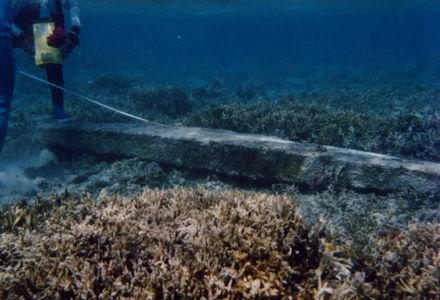
%> input picture UIEB_dataset/raw-890/106_img_.png, 440 x 300 px; its folder holds only this picture in this run
$ octave PCQI_main.m   (GNU Octave 9; MATLAB toolbox functions it lacks are replaced by stand-ins)
%> lines starting %> are read from the running program, lines starting %| are printed output that depends on the picture
### metric/PCQI/PCQI.m
function [mpcqi, pcqi_map]= PCQI(img1, img2, window, L)
%========================================================================
%PCQI Index, Version 1.0, Sep. 2015
%
%This is an implementation of the algorithm for calculating the patch-based contrast
%quality index (PCQI) between two images. Please refer to the following paper:
%
%S. Wang, K. Ma, H. Yeganeh, Z. Wang and W. Lin, A Patch-Structure Representation
%Method for Quality Assessment of Contrast Changed Images, IEEE Signal Processing
%Letter, 2015.
%
%Kindly report any suggestions or corrections to sqwang1986@gmail.com
%
%----------------------------------------------------------------------
%
%Input : (1) img1: the first image being compared
%        (2) img2: the second image being compared
%        (4) window: local window for statistics (see the above
%            reference). default widnow is Gaussian given by
%            window = fspecial('gaussian', 11, 1.5);
%        (5) L: dynamic range of the images. default: L = 256
%
%Output: (1) mpcqi   : the mean PCQI index value between 2 images.
%        (2) pcqi_map: the PCQI map of the test image.
%Default Usage:
%   Given 2 test images img1 and img2, whose dynamic range is 0-255
%   [mpcqi pcqi_map] = PCQI(img1, img2);
%
%Advanced Usage:
%   User defined parameters. For example
%   window = ones(8);
%   L = 100;
%   [mpcqi pcqi_map] = PCQI(img1, img2, window, L);
%========================================================================

%%%%%%%%%%%%%%%%%%%%%%%%%%%%%%%%%%%%%%%%%%%%%%%%%%%%%%%%%%%%%%%%%%%%%%%%%%%%%%%%%%%%
if (nargin < 2 || nargin > 4)
   mpcqi = -Inf;
   pcqi_map = -Inf;
   return;
end

if (size(img1) ~= size(img2))
   mpcqi = -Inf;
   pcqi_map = -Inf;
   return;
end

[M N] = size(img1);

if (nargin == 2)
   if ((M < 11) || (N < 11))
	   mpcqi    = -Inf;
	   pcqi_map = -Inf;
      return
   end
   window = fspecial('gaussian', 11, 1.5);	%
   L = 256;                                 %
end

if (nargin == 3)
   [H W] = size(window);
   if ((H*W) < 4 || (H > M) || (W > N))
	   mpcqi = -Inf;
	   pcqi_map = -Inf;
      return
   end
   L = 255;
end

if (nargin == 4)
   [H W] = size(window);
   if ((H*W) < 4 || (H > M) || (W > N))
	   mpcqi = -Inf;
	   pcqi_map = -Inf;
      return
   end
end
%%%%%%%%%%%%%%%%%%%%%%%%%%%%%%%%%%%%%%%%%%%%%%%%%%%%%%%%%%%%%%%%%%%%%%%%%%%%%%%%%%%%

window = window/sum(sum(window));

mu1    = filter2(window, img1, 'valid');
mu2    = filter2(window, img2, 'valid');
mu1_sq = mu1.*mu1;
mu2_sq = mu2.*mu2;
mu1_mu2 = mu1.*mu2;
sigma1_sq = filter2(window, img1.*img1, 'valid') - mu1_sq;
sigma2_sq = filter2(window, img2.*img2, 'valid') - mu2_sq;
sigma12   = filter2(window, img1.*img2, 'valid') - mu1_mu2;


sigma1_sq = max(0, sigma1_sq);
sigma2_sq = max(0, sigma2_sq);

C=3;

pcqi_map  =   (4/pi) *atan((sigma12 + C )./(sigma1_sq + C ));
pcqi_map  =   pcqi_map .*((sigma12 + C)    ./(sqrt(sigma1_sq).*sqrt(sigma2_sq) + C));
pcqi_map  =   pcqi_map .*exp(-abs(mu1-mu2)/L);

mpcqi     = mean2(pcqi_map);

return


### metric/PCQI/PCQI_main.m
%%%%%%%%This is a demo for the usage of PCQI with default settings%%%%%%%%%%%%%%%%%%
clc;
clear;


input_folder = './raw-890';
ref_folder = './reference-890';
filepaths = dir(fullfile(input_folder,'*.png'));

ave_pcqi = 0;
for num = 1 : length(filepaths)

    im1=imread(fullfile(input_folder,filepaths(num).name));
%> im1 is the input picture: size 300x440x3 uint8; mean R, G, B 44.7, 66.1, 82.1
    im2=imread(fullfile(ref_folder,filepaths(num).name));

    im1=double(rgb2gray(im1));
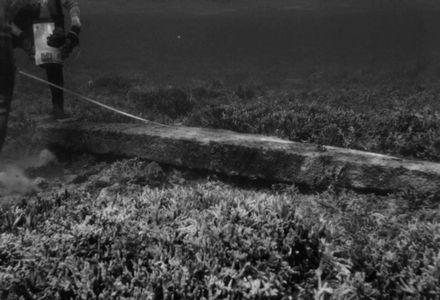
%> im1: size 300x440 double; min 1, max 205, mean 61.5
    im2=double(rgb2gray(im2));

    [mpcqi,pcqi_map]=PCQI(im1,im2);
%> in PCQI, `mu1    = filter2(window, img1, 'valid');`:
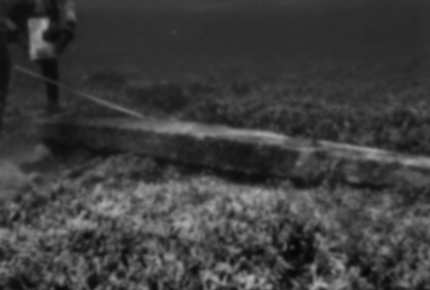
%> mu1: size 290x430 double; min 6.43, max 176.7, mean 61.9
%> in PCQI, `mu1_sq = mu1.*mu1;`:
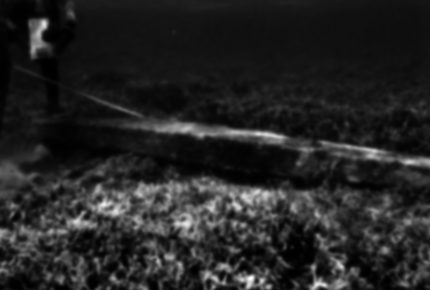
%> mu1_sq: size 290x430 double; min 41.3, max 31228.9, mean 4556.6; drawn with min black and max white
%> in PCQI, `sigma1_sq = filter2(window, img1.*img1, 'valid') - mu1_sq;`:
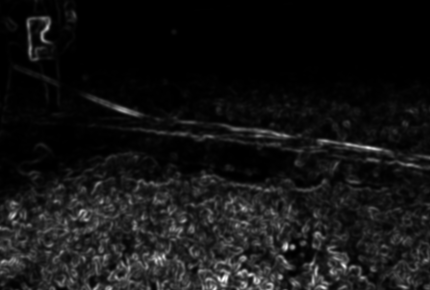
%> sigma1_sq: size 290x430 double; min 4.55e-13, max 3885.2, mean 312.4; drawn with min black and max white
%> in PCQI, `pcqi_map  =   (4/pi) *atan((sigma12 + C )./(sigma1_sq + C ));`: pcqi_map: size 290x430 double; every value is 1
%> in PCQI, `mpcqi     = mean2(pcqi_map);`: mpcqi = 1
%> mpcqi = 1
    ave_pcqi = ave_pcqi + mpcqi;
%> ave_pcqi = 1
end
ave_pcqi = ave_pcqi / 890.0
%> ave_pcqi = 0.00112

$ run again, on UIEB_dataset/raw-890/12422.png
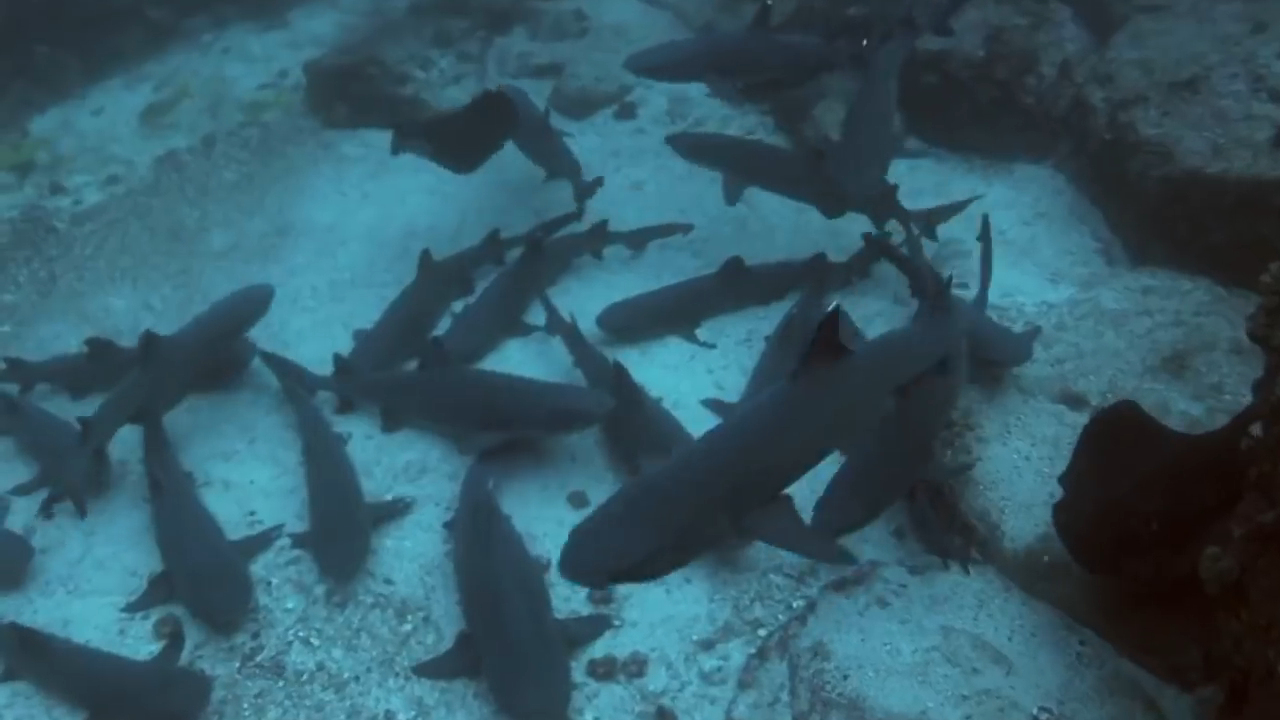
%> input picture UIEB_dataset/raw-890/12422.png, 1280 x 720 px
%> im1 is the input picture: size 720x1280x3 uint8; mean R, G, B 51.9, 88.4, 101.2
%> im1: size 720x1280 double
%> in PCQI, `mu1_sq = mu1.*mu1;`:
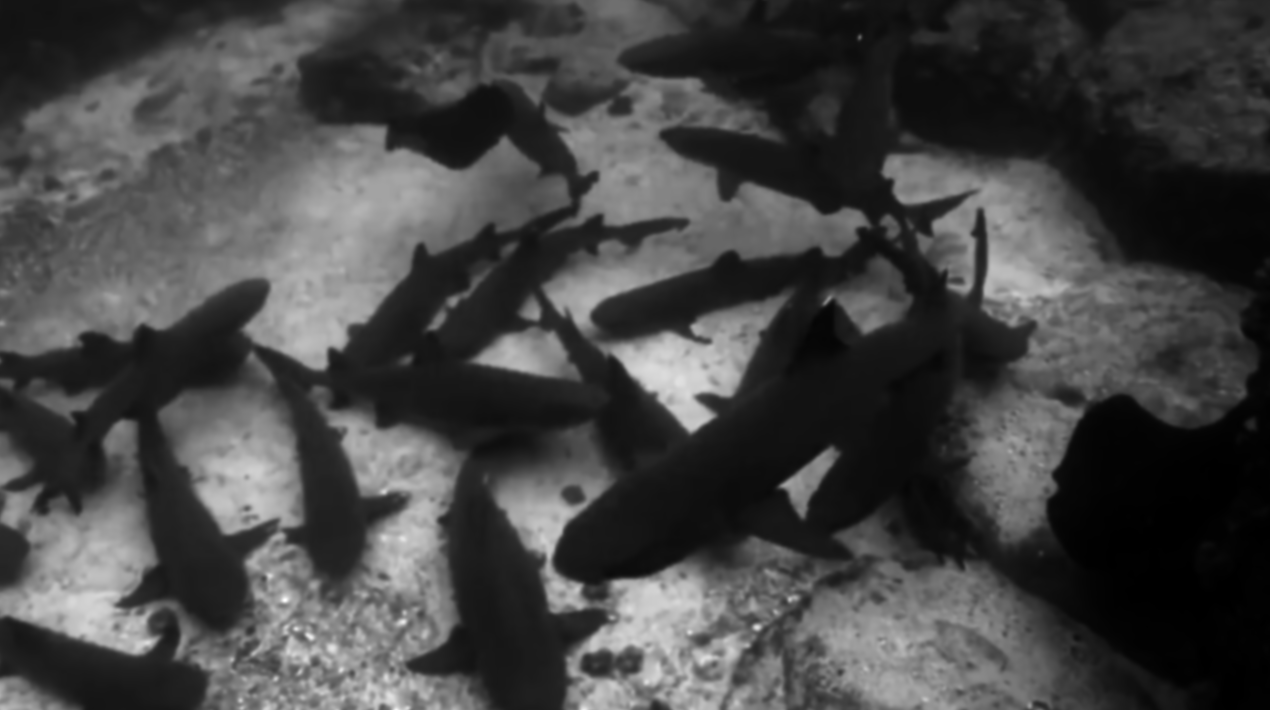
%> mu1_sq: size 710x1270 double; min 61.45, max 27140.7, mean 7397.9; drawn with min black and max white
%> in PCQI, `sigma1_sq = filter2(window, img1.*img1, 'valid') - mu1_sq;`:
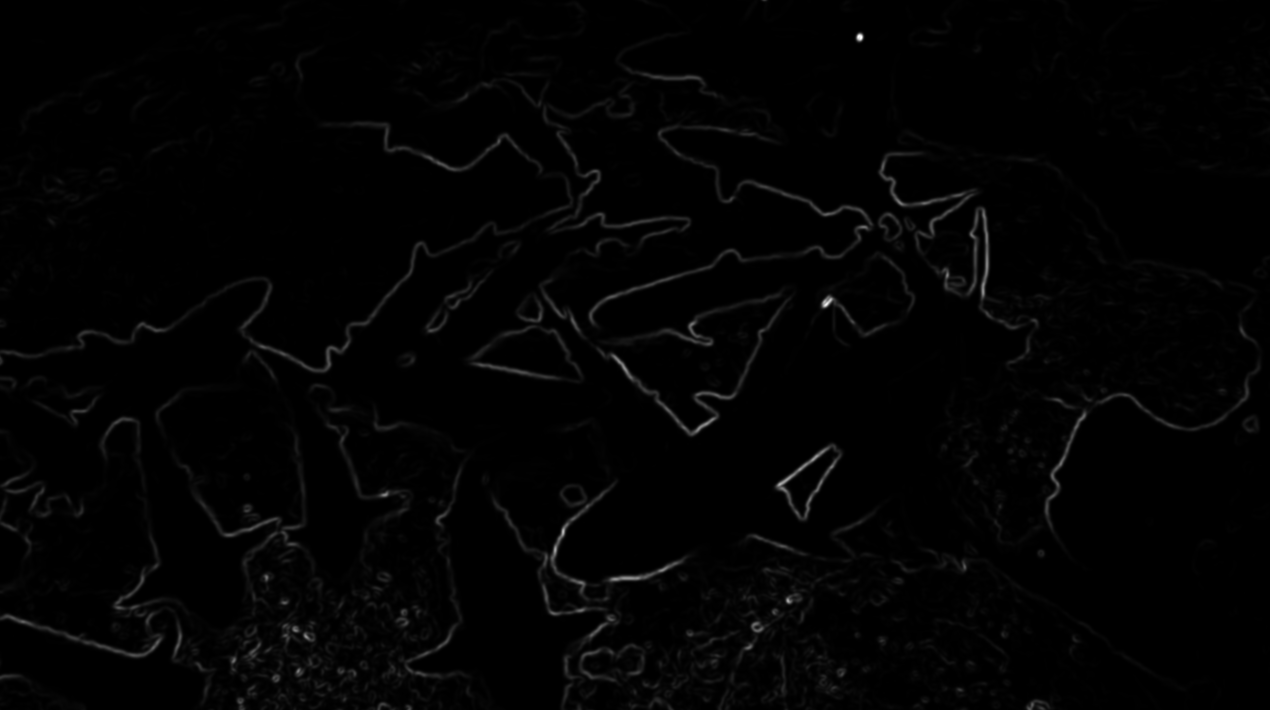
%> sigma1_sq: size 710x1270 double; min -1.82e-11, max 1539.5, mean 19.3; drawn with min black and max white
%> in PCQI, `mpcqi     = mean2(pcqi_map);`: mpcqi = 1
%> `ave_pcqi = ave_pcqi / 890.0`: ave_pcqi = 0.00112

$ run again, on UIEB_dataset/raw-890/12433.png
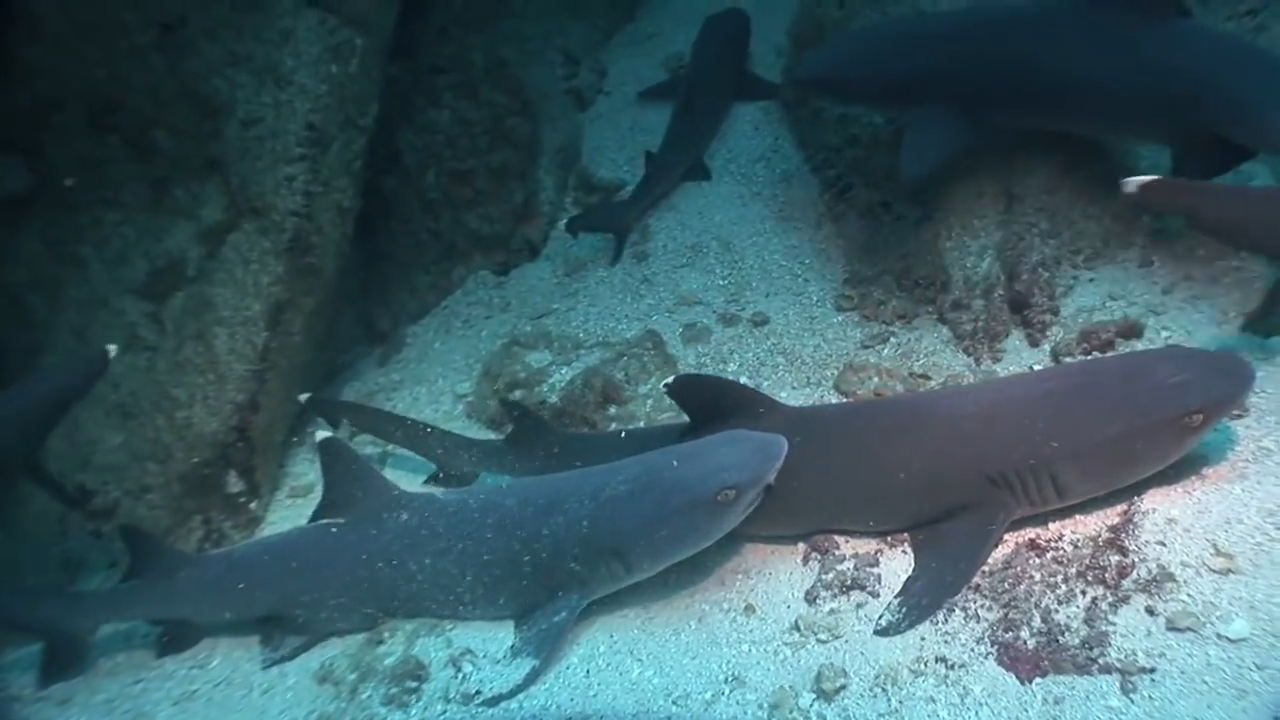
%> input picture UIEB_dataset/raw-890/12433.png, 1280 x 720 px
%> im1 is the input picture: size 720x1280x3 uint8; mean R, G, B 61.1, 92.5, 100.8
%> im1: size 720x1280 double
%> in PCQI, `mu1    = filter2(window, img1, 'valid');`:
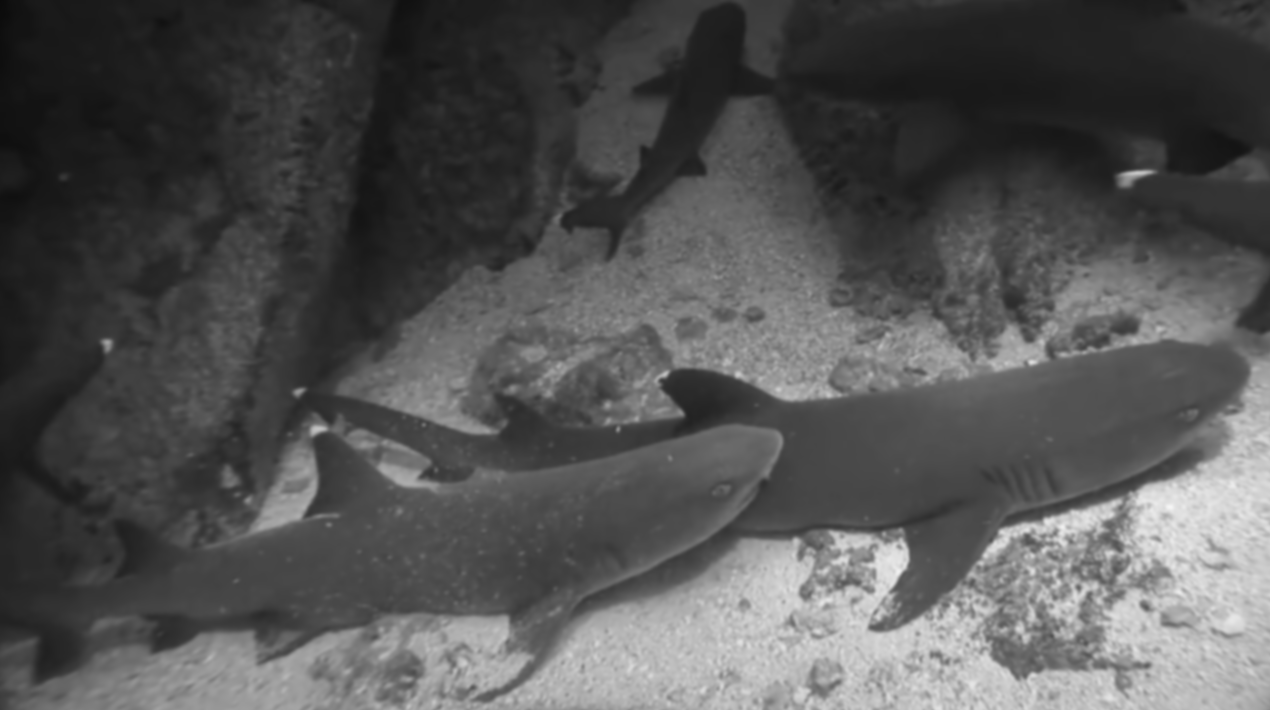
%> mu1: size 710x1270 double; min 10.55, max 245.9, mean 83.9
%> in PCQI, `sigma1_sq = filter2(window, img1.*img1, 'valid') - mu1_sq;`:
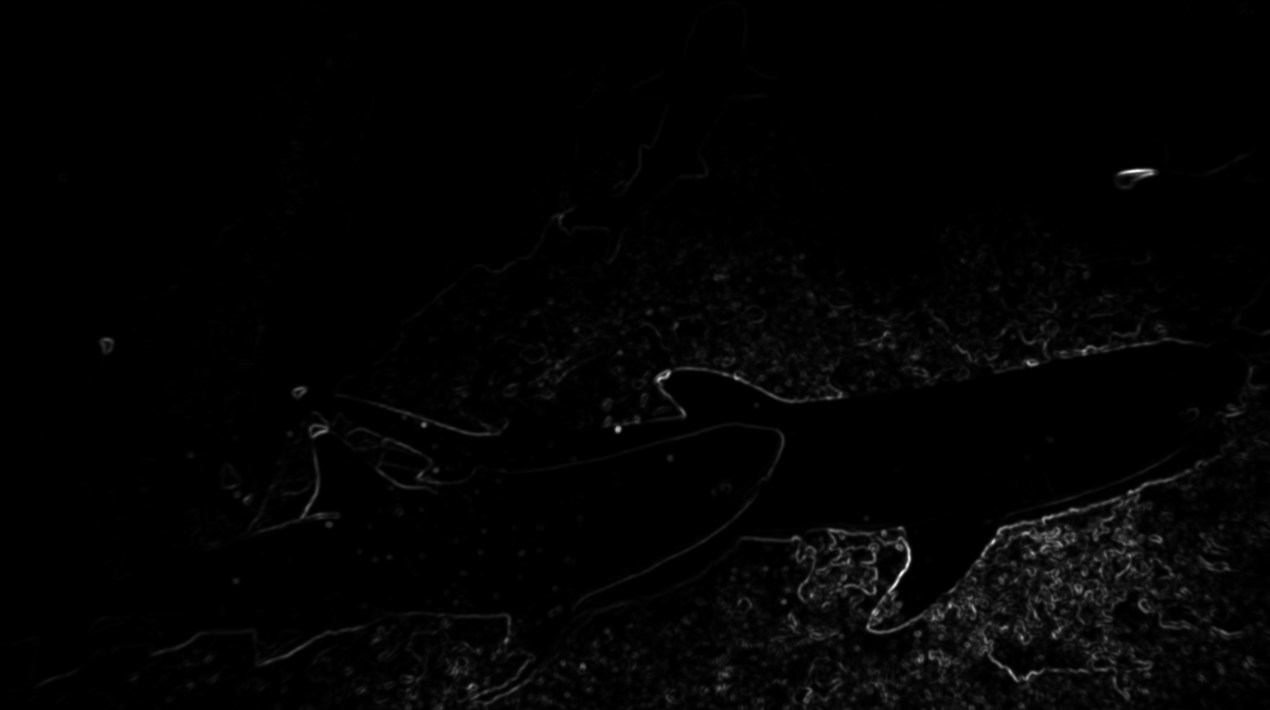
%> sigma1_sq: size 710x1270 double; min -2.09e-11, max 5438.3, mean 75.4; drawn with min black and max white
%> in PCQI, `mpcqi     = mean2(pcqi_map);`: mpcqi = 1
%> `ave_pcqi = ave_pcqi / 890.0`: ave_pcqi = 0.00112

$ run again, on UIEB_dataset/raw-890/154_img_.png
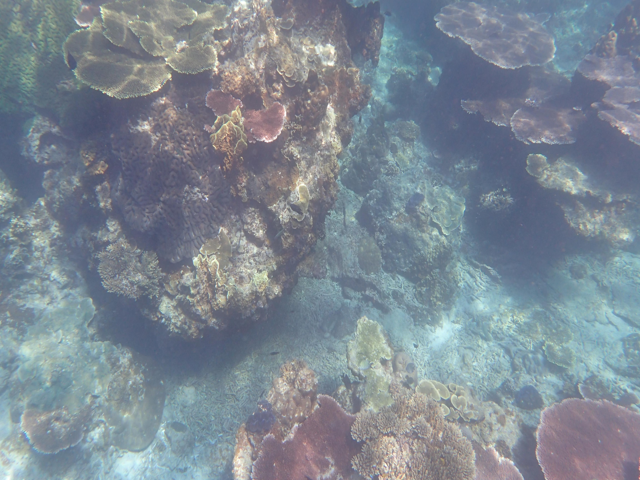
%> input picture UIEB_dataset/raw-890/154_img_.png, 640 x 480 px
%> im1 is the input picture: size 480x640x3 uint8; mean R, G, B 124.9, 135.8, 146.9
%> im1: size 480x640 double
%> in PCQI, `mu1_sq = mu1.*mu1;`:
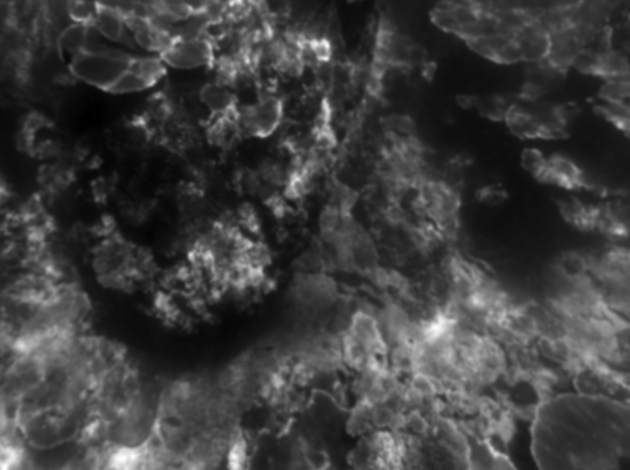
%> mu1_sq: size 470x630 double; min 6688.8, max 54551.2, mean 18496.4; drawn with min black and max white
%> in PCQI, `sigma1_sq = filter2(window, img1.*img1, 'valid') - mu1_sq;`:
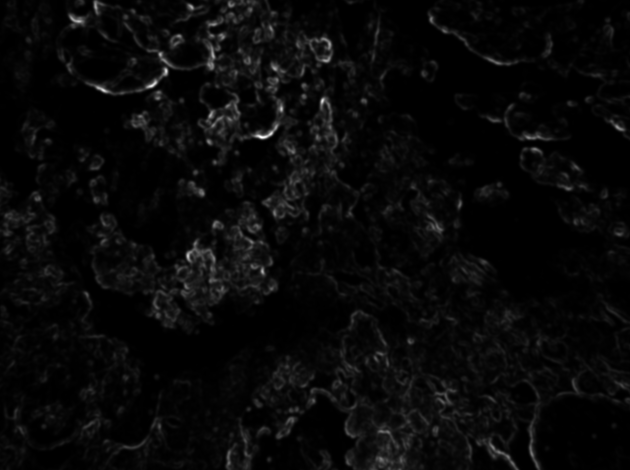
%> sigma1_sq: size 470x630 double; min 0.289, max 2944.3, mean 106.5; drawn with min black and max white
%> in PCQI, `mpcqi     = mean2(pcqi_map);`: mpcqi = 1
%> `ave_pcqi = ave_pcqi / 890.0`: ave_pcqi = 0.00112
